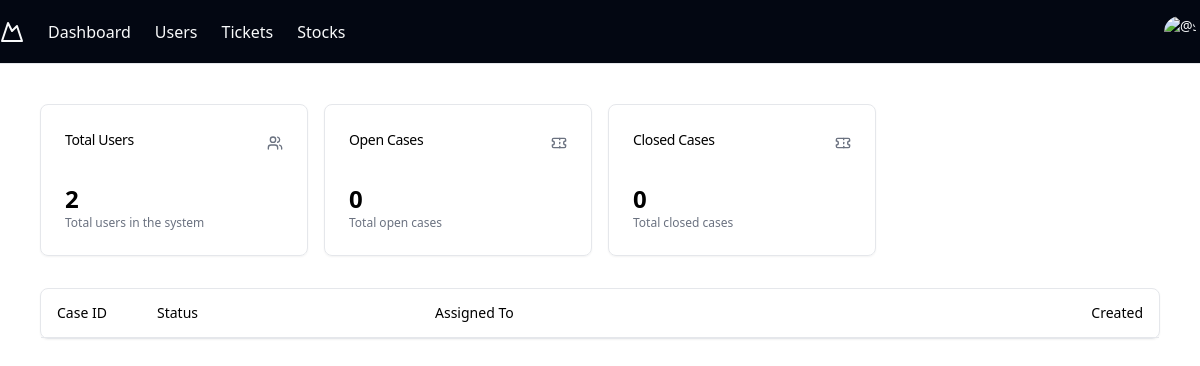
The page /dashboard.php (signed in) on the database as committed earlier.
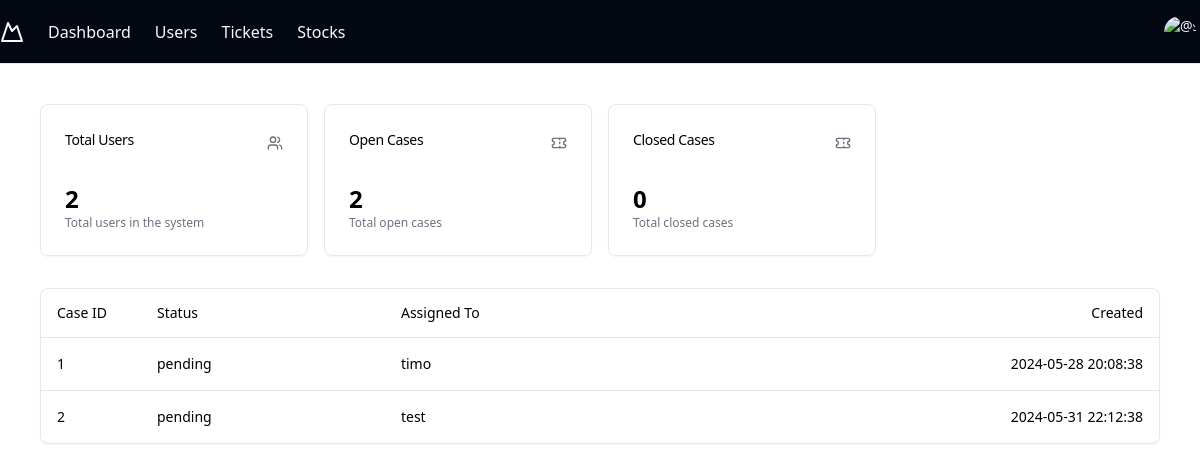
The same page on the database as committed later.
### tables this page shows
CREATE TABLE IF NOT EXISTS `contacts` (
  `id` int(11) NOT NULL AUTO_INCREMENT,
  `firstname` varchar(255) NOT NULL,
  `lastname` varchar(255) NOT NULL,
  `email` varchar(255) NOT NULL,
  `message` text NOT NULL,
  `status` enum('pending','resolved') DEFAULT 'pending',
  `created_at` timestamp NULL DEFAULT CURRENT_TIMESTAMP,
  PRIMARY KEY (`id`)
);

### dashboard.php (the view, shortened to what the changed rows need)
<!DOCTYPE html>
<html lang="en">
<head>
</head>
<body>
<div class="flex flex-col min-h-[100dvh]">
        <?php include 'navigation.php'; ?>
        <div class="flex-1 flex flex-col">
            <main class="flex min-h-[calc(100vh-_theme(spacing.16))] flex-1 flex-col gap-4 p-4 md:gap-8 md:p-10">
                <div class="grid gap-4 md:grid-cols-2 lg:grid-cols-4">
                    <?php
                    include("connection.php");
                    $query = "SELECT COUNT(*) as total_open_cases FROM contacts WHERE status = 'pending'";
                    $result = $mysqli->query($query);
                    $total_open_cases = $result->fetch_assoc()['total_open_cases'];
                    ?>
                    <div class="rounded-lg border bg-card text-card-foreground shadow-sm" data-v0-t="card">
                        <div class="p-6">
                            <div class="text-2xl font-bold"><?php echo $total_open_cases; ?></div>
                            <p class="text-xs text-gray-500 dark:text-gray-400">Total open cases</p>
                        </div>
                    </div>
                </div>
                <div>
                    <div class="rounded-lg border bg-card text-card-foreground shadow-sm" data-v0-t="card">
                        <div class="relative w-full overflow-auto">
                            <table class="w-full caption-bottom text-sm">
                                <thead class="[&amp;_tr]:border-b">
                                    <tr
                                        class="border-b transition-colors hover:bg-muted/50 data-[state=selected]:bg-muted">
                                        <th
                                            class="h-12 px-4 text-left align-middle font-medium text-muted-foreground [&amp;:has([role=checkbox])]:pr-0 w-[100px]">
                                            Case ID
                                        </th>
                                        <th
                                            class="h-12 px-4 text-left align-middle font-medium text-muted-foreground [&amp;:has([role=checkbox])]:pr-0">
                                            Status
                                        </th>
                                        <th
                                            class="h-12 px-4 text-left align-middle font-medium text-muted-foreground [&amp;:has([role=checkbox])]:pr-0">
                                            Assigned To
                                        </th>
                                        <th
                                            class="h-12 px-4 align-middle font-medium text-muted-foreground [&amp;:has([role=checkbox])]:pr-0 text-right">
                                            Created
                                        </th>
                                    </tr>
                                </thead>
                                <tbody class="[&amp;_tr:last-child]:border-0">
                                    <?php
                                    include("connection.php");
                                    $query = "SELECT * FROM contacts";
                                    $result = $mysqli->query($query);
                                    while ($row = $result->fetch_assoc()) {
                                        echo "<tr class='border-b transition-colors hover:bg-muted/50 data-[state=selected]:bg-muted'>";
                                        echo "<td class='p-4 align-middle [&amp;:has([role=checkbox])]:pr-0 font-medium'>{$row['id']}</td>";
                                        echo "<td class='p-4 align-middle [&amp;:has([role=checkbox])]:pr-0'>{$row['status']}</td>";
                                        echo "<td class='p-4 align-middle [&amp;:has([role=checkbox])]:pr-0'>{$row['firstname']}</td>";
                                        echo "<td class='p-4 align-middle [&amp;:has([role=checkbox])]:pr-0 text-right'>{$row['created_at']}</td>";
                                        echo "</tr>";
                                    }
                                    ?>
                                </tbody>
                            </table>
                        </div>
                    </div>
                </div>
            </main>
        </div>
    </div>
    <script src="https://cdn.tailwindcss.com"></script>
</body>
</html>

Rows that differ between the two databases and show on the page:
added contacts: id "1", status "pending", firstname "timo", created_at "2024-05-28 20:08:38"
added contacts: id "2", status "pending", firstname "test", created_at "2024-05-31 22:12:38"
Other text that changed with them:
$total_open_cases: "0" → "2"
